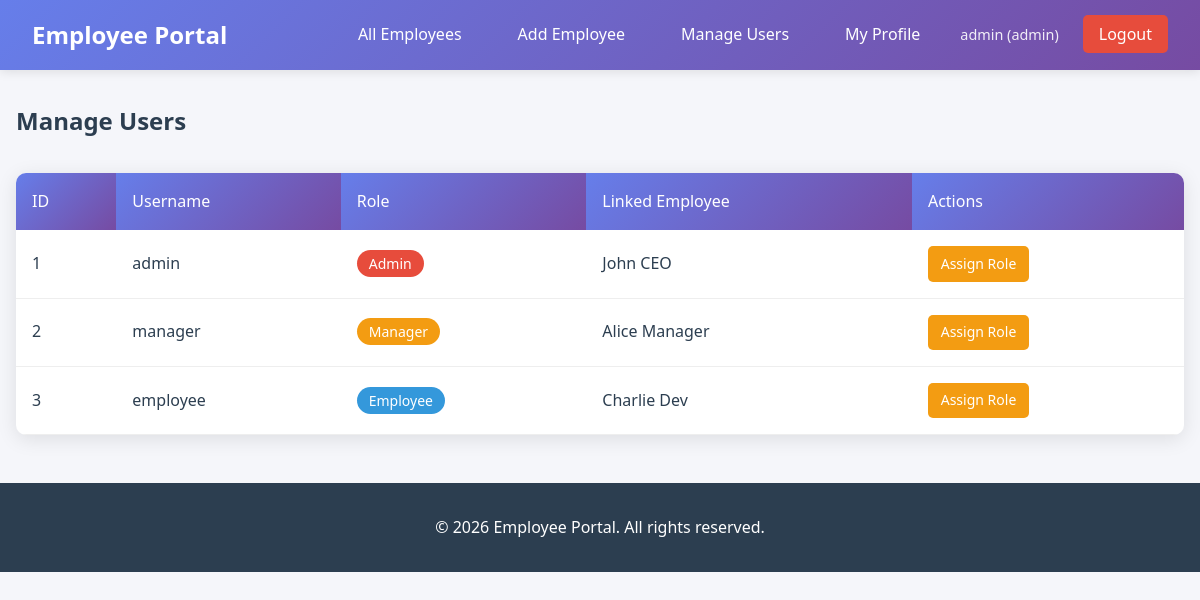
The app's page /users (signed in) with its own data.
### app/models/user.py (models this page shows, shortened)
class User(UserMixin, db.Model):
    __tablename__ = 'users'
    id = db.Column(db.Integer, primary_key=True)
    username = db.Column(db.String(80), unique=True, nullable=False)
    password = db.Column(db.String(255), nullable=False)
    role = db.Column(db.String(20), nullable=False, default='employee')  # admin, manager, employee
    employee_id = db.Column(db.Integer, db.ForeignKey('employees.id'), nullable=True)
    employee = db.relationship('Employee', backref='user', foreign_keys=[employee_id])

### app/models/employee.py (models this page shows, shortened)
class Employee(db.Model):
    __tablename__ = 'employees'
    id = db.Column(db.Integer, primary_key=True)
    name = db.Column(db.String(100), nullable=False)
    email = db.Column(db.String(120), unique=True, nullable=False)
    department = db.Column(db.String(100), nullable=False)
    manager_id = db.Column(db.Integer, db.ForeignKey('employees.id'), nullable=True)
    manager = db.relationship('Employee', remote_side=[id], backref='team_members')

### app/routes/employees.py (the view)
@employees_bp.route('/users')
@login_required
@role_required('admin')
def manage_users():
    users = User.query.all()
    return render_template('employees/users.html', users=users)

### app/__init__.py (called while the page is built)
@login_manager.user_loader
def load_user(user_id):
    from app.models.user import User
    return User.query.get(int(user_id))

### app/templates/employees/users.html (shortened to what this page needs)
{% extends 'base.html' %}
{% block content %}
<div class="page-header">
    <h2>Manage Users</h2>
</div>
<table class="data-table">
    <thead>
        <tr>
            <th>ID</th>
            <th>Username</th>
            <th>Role</th>
            <th>Linked Employee</th>
            <th>Actions</th>
        </tr>
    </thead>
    <tbody>
        {% for user in users %}
        <tr>
            <td>{{ user.id }}</td>
            <td>{{ user.username }}</td>
            <td><span class="badge badge-{{ user.role }}">{{ user.role }}</span></td>
            <td>{{ user.employee.name if user.employee else 'Not Linked' }}</td>
            <td class="actions">
                <a href="{{ url_for('employees.assign_role', user_id=user.id) }}" class="btn btn-sm btn-warning">Assign Role</a>
            </td>
        </tr>
        {% else %}
        <tr>
            <td colspan="5">No users found.</td>
        </tr>
        {% endfor %}
    </tbody>
</table>
{% endblock %}

### app/templates/base.html (shortened to what this page needs)
<!DOCTYPE html>
<html lang="en">
<head>
    <link rel="stylesheet" href="{{ url_for('static', filename='css/style.css') }}">
</head>
<body>
    <nav class="navbar">
        <div class="nav-brand">
            <a href="/">Employee Portal</a>
        </div>
        {% if current_user.is_authenticated %}
        <ul class="nav-links">
            {% if current_user.role in ['admin', 'manager'] %}
            <li><a href="{{ url_for('employees.list_employees') }}">All Employees</a></li>
            {% endif %}
            {% if current_user.role == 'admin' %}
            <li><a href="{{ url_for('employees.create_employee') }}">Add Employee</a></li>
            <li><a href="{{ url_for('employees.manage_users') }}">Manage Users</a></li>
            {% endif %}
            <li><a href="{{ url_for('employees.my_profile') }}">My Profile</a></li>
            <li class="user-info">
                <span>{{ current_user.username }} ({{ current_user.role }})</span>
            </li>
            <li><a href="{{ url_for('auth.logout') }}" class="btn-logout">Logout</a></li>
        </ul>
        {% else %}
        <ul class="nav-links">
            <li><a href="{{ url_for('auth.login') }}">Login</a></li>
            <li><a href="{{ url_for('auth.register') }}">Register</a></li>
        </ul>
        {% endif %}
    </nav>
    <main class="container">
        {% block content %}{% endblock %}
    </main>
    <footer>
        <p>&copy; 2026 Employee Portal. All rights reserved.</p>
    </footer>
</body>
</html>

### app/static/css/style.css (style rules this page uses)
* { margin: 0; padding: 0; box-sizing: border-box; }
body { font-family: 'Segoe UI', Tahoma, Geneva, Verdana, sans-serif; background-color: #f5f6fa; color: #2c3e50; line-height: 1.6; }
.navbar { background: linear-gradient(135deg, #667eea 0%, #764ba2 100%); padding: 1rem 2rem; display: flex; justify-content: space-between; align-items: center; box-shadow: 0 2px 10px rgba(0, 0, 0, 0.1); }
.nav-brand a { color: white; text-decoration: none; font-size: 1.5rem; font-weight: bold; }
.nav-links { display: flex; list-style: none; gap: 1.5rem; align-items: center; }
.nav-links li { list-style: none; }
.nav-links a { color: white; text-decoration: none; padding: 0.5rem 1rem; border-radius: 5px; transition: background 0.3s; }
.user-info span { color: rgba(255, 255, 255, 0.9); font-size: 0.9rem; }
.btn-logout { background: #e74c3c !important; }
.container { max-width: 1200px; margin: 2rem auto; padding: 0 1rem; }
.btn { display: inline-block; padding: 0.75rem 1.5rem; border: none; border-radius: 5px; cursor: pointer; text-decoration: none; font-size: 1rem; transition: transform 0.2s, box-shadow 0.2s; }
.btn-warning { background: #f39c12; color: white; }
.btn-sm { padding: 0.4rem 0.8rem; font-size: 0.875rem; }
.page-header { display: flex; justify-content: space-between; align-items: center; margin-bottom: 2rem; }
.page-header h2 { color: #2c3e50; }
.data-table { width: 100%; background: white; border-radius: 10px; overflow: hidden; box-shadow: 0 4px 20px rgba(0, 0, 0, 0.1); border-collapse: collapse; }
.data-table th, .data-table td { padding: 1rem; text-align: left; }
.data-table th { background: linear-gradient(135deg, #667eea 0%, #764ba2 100%); color: white; font-weight: 500; }
.data-table tbody tr { border-bottom: 1px solid #eee; transition: background 0.2s; }
.data-table .actions { display: flex; gap: 0.5rem; }
.badge { padding: 0.25rem 0.75rem; border-radius: 20px; font-size: 0.875rem; text-transform: capitalize; }
.badge-admin { background: #e74c3c; color: white; }
.badge-manager { background: #f39c12; color: white; }
.badge-employee { background: #3498db; color: white; }
footer { text-align: center; padding: 2rem; background: #2c3e50; color: white; margin-top: 3rem; }

### records on screen
User: username "admin", role "admin", id "1", role "Admin", employee "John CEO"
User: id "2", username "manager", role "Manager", employee "Alice Manager"
User: id "3", username "employee", role "Employee", employee "Charlie Dev"
